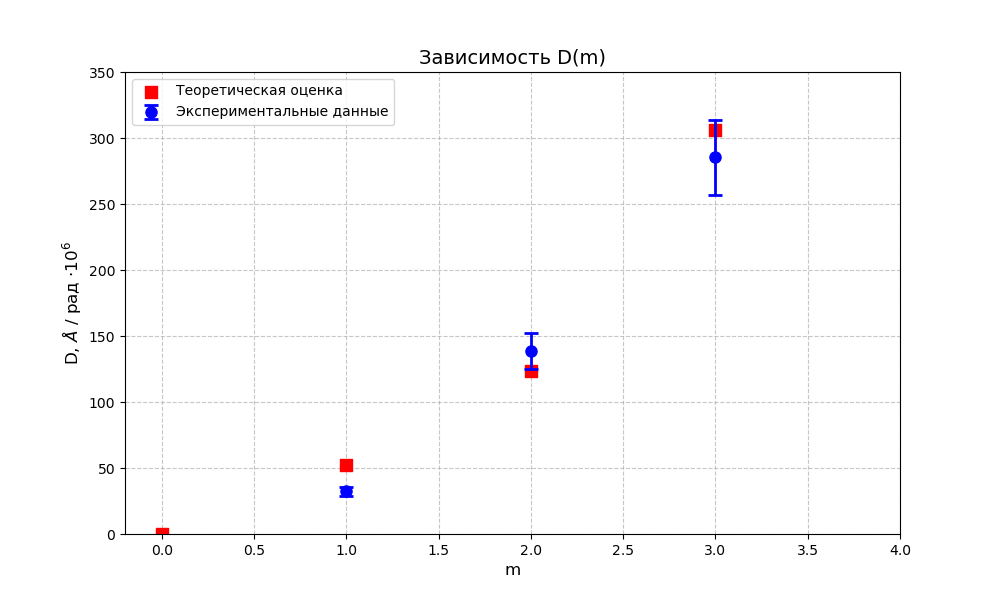

Here is the Python script that generated this plot:
import matplotlib.pyplot as plt

# Экспериментальные данные с погрешностью 1%
m_exp = [1, 2, 3]
D_exp = [32.32091207, 138.5181946, 285.3474809]
yerr = [d * 0.1 for d in D_exp]

# Теоретические данные
m_theory = [0, 1, 2, 3]
D_theory = [0, 52.26603042, 123.5806851, 306.0329566]

# Создание фигуры
plt.figure(figsize=(10, 6))

# Построение теоретических точек (квадраты)
plt.scatter(m_theory, D_theory, marker='s', s=80, color='red', 
            zorder=2, label='Теоретическая оценка')

# Экспериментальные точки с погрешностями (круги)
plt.errorbar(m_exp, D_exp, yerr=yerr, fmt='o', color='blue',
             markersize=8, capsize=5, capthick=2, elinewidth=2,
             zorder=3, label='Экспериментальные данные')

# Настройка графика
plt.xlim(-0.2, 4)
plt.ylim(0, 350)
plt.xlabel('m', fontsize=12)
plt.ylabel(r'D, $\AA$ / рад $\cdot 10^6$', fontsize=12)
plt.title('Зависимость D(m)', fontsize=14)
plt.grid(True, linestyle='--', alpha=0.7)
plt.legend(loc='upper left')

plt.savefig('approx2.png')
